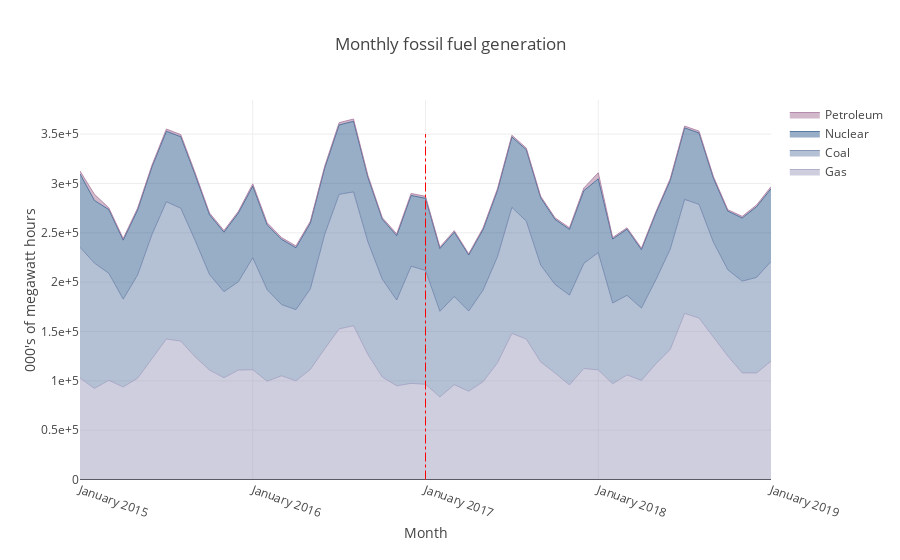

The notebook cell saved with this chart:
### Code cell
# Following Plot.ly example for filled area plot, altering xticks and adding chart title and axis labels
x = fossil_fuel_generation.index.tolist()
linewidth = 0.75
coal = dict(x=x, y=fossil_fuel_generation['coal'].tolist(), hoverinfo='x+y', mode='lines',\
            line=dict(width=linewidth, color = '#6b81a9'), stackgroup='one', name='Coal')
petroleum = dict(x=x, y=(fossil_fuel_generation['petro_coke']+fossil_fuel_generation['petro_liquids']).tolist(), \
                 hoverinfo='x+y', mode='lines', line=dict(width=linewidth, color = '#a57298'), name='Petroleum', stackgroup='one')
gas = dict(x=x, y=(fossil_fuel_generation['natural_gas']+fossil_fuel_generation['other_gas']).tolist(), \
                 hoverinfo='x+y', mode='lines', line=dict(width=linewidth, color = '#9f9ebf'), name = 'Gas', stackgroup='one')
nuclear = dict(x=x, y=fossil_fuel_generation['nuclear'].tolist(), hoverinfo='x+y', mode='lines',\
            line=dict(width=linewidth, color = '#325d8d'), name = 'Nuclear', stackgroup='one')

data=[gas, coal, nuclear, petroleum]

labels = ['January 2015', 'January 2016','January 2017','January 2018','January 2019']
tickvals = ['January 2015', 'January 2016','January 2017','January 2018','January 2019']

layout = dict(title = 'Monthly fossil fuel generation',
              xaxis=go.layout.XAxis(ticktext=labels,tickvals=tickvals, title='Month', tickangle=20),
              yaxis = dict(title = '000\'s of megawatt hours', exponentformat='e'),
              shapes = [{ 'type':'line', 'x0':'20 January 2017', 'y0':0, 'x1':'20 January 2017', 'y1':350000, \
                            'line':dict(color = '#ff0000', width = 1, dash = 'dashdot')}])
fig=dict(data=data, layout=layout)
plotly.offline.iplot(fig)

### Figure 1 — Plotly figure (JSON) as saved in the notebook; plotly's stock layout.template omitted (floating-point values rounded to 4 significant figures)
{"data": [{"hoverinfo": "x+y", "line": {"color": "#9f9ebf", "width": 0.75}, "mode": "lines", "name": "Gas", "stackgroup": "one", "type": "scatter", "x": ["January 2015", "February 2015", "March 2015", "April 2015", "May 2015", "June 2015", "July 2015", "August 2015", "September 2015", "October 2015", "November 2015", "December 2015", "January 2016", "February 2016", "March 2016", "April 2016", "May 2016", "June 2016", "July 2016", "August 2016", "September 2016", "October 2016", "November 2016", "December 2016", "January 2017", "February 2017", "March 2017", "April 2017", "May 2017", "June 2017", "July 2017", "August 2017", "September 2017", "October 2017", "November 2017", "December 2017", "January 2018", "February 2018", "March 2018", "April 2018", "May 2018", "June 2018", "July 2018", "August 2018", "Sept 2018", "October 2018", "November 2018", "December 2018", "January 2019"], "y": [102933, 92340, 100514, 93785, 102615, 122596, 142354, 140280, 124246, 110911, 103138, 110887, 111239, 99614, 105087, 100008, 111483, 132438, 152631, 155824, 126623, 103811, 94955, 97401, 96519, 83671, 96082, 89419, 99122, 118309, 148042, 142343, 119172, 107851, 95884, 112469, 111040, 96992, 105997, 100386, 117107, 131833, 168355, 163602, 143773, 125101, 108042, 107976, 119929]}, {"hoverinfo": "x+y", "line": {"color": "#6b81a9", "width": 0.75}, "mode": "lines", "name": "Coal", "stackgroup": "one", "type": "scatter", "x": ["January 2015", "February 2015", "March 2015", "April 2015", "May 2015", "June 2015", "July 2015", "August 2015", "September 2015", "October 2015", "November 2015", "December 2015", "January 2016", "February 2016", "March 2016", "April 2016", "May 2016", "June 2016", "July 2016", "August 2016", "September 2016", "October 2016", "November 2016", "December 2016", "January 2017", "February 2017", "March 2017", "April 2017", "May 2017", "June 2017", "July 2017", "August 2017", "September 2017", "October 2017", "November 2017", "December 2017", "January 2018", "February 2018", "March 2018", "April 2018", "May 2018", "June 2018", "July 2018", "August 2018", "Sept 2018", "October 2018", "November 2018", "December 2018", "January 2019"], "y": [132451, 126977, 108488, 88989, 104585, 125673, 139100, 134670, 117986, 96759, 87227, 89495, 113459, 92705, 72173, 72113, 81695, 116034, 136316, 135635, 114138, 99194, 86940, 118747, 115333, 86822, 89365, 81335, 92777, 107508, 127697, 119488, 98203, 89775, 90986, 106546, 118939, 81922, 80612, 73383, 85311, 101509, 115477, 115216, 96742, 87452, 93005, 96825, 101019]}, {"hoverinfo": "x+y", "line": {"color": "#325d8d", "width": 0.75}, "mode": "lines", "name": "Nuclear", "stackgroup": "one", "type": "scatter", "x": ["January 2015", "February 2015", "March 2015", "April 2015", "May 2015", "June 2015", "July 2015", "August 2015", "September 2015", "October 2015", "November 2015", "December 2015", "January 2016", "February 2016", "March 2016", "April 2016", "May 2016", "June 2016", "July 2016", "August 2016", "September 2016", "October 2016", "November 2016", "December 2016", "January 2017", "February 2017", "March 2017", "April 2017", "May 2017", "June 2017", "July 2017", "August 2017", "September 2017", "October 2017", "November 2017", "December 2017", "January 2018", "February 2018", "March 2018", "April 2018", "May 2018", "June 2018", "July 2018", "August 2018", "Sept 2018", "October 2018", "November 2018", "December 2018", "January 2019"], "y": [74270, 63461, 64547, 59784, 65827, 68516, 71412, 72415, 66476, 60571, 60264, 69634, 72525, 65638, 66149, 62732, 66576, 67175, 70349, 71526, 65448, 60733, 65179, 71662, 73121, 63560, 65093, 56743, 61313, 67011, 71314, 72384, 68098, 65995, 66618, 73700, 74649, 64790, 67033, 59133, 67320, 69688, 72456, 72282, 64725, 59397, 63948, 71657, 73701]}, {"hoverinfo": "x+y", "line": {"color": "#a57298", "width": 0.75}, "mode": "lines", "name": "Petroleum", "stackgroup": "one", "type": "scatter", "x": ["January 2015", "February 2015", "March 2015", "April 2015", "May 2015", "June 2015", "July 2015", "August 2015", "September 2015", "October 2015", "November 2015", "December 2015", "January 2016", "February 2016", "March 2016", "April 2016", "May 2016", "June 2016", "July 2016", "August 2016", "September 2016", "October 2016", "November 2016", "December 2016", "January 2017", "February 2017", "March 2017", "April 2017", "May 2017", "June 2017", "July 2017", "August 2017", "September 2017", "October 2017", "November 2017", "December 2017", "January 2018", "February 2018", "March 2018", "April 2018", "May 2018", "June 2018", "July 2018", "August 2018", "Sept 2018", "October 2018", "November 2018", "December 2018", "January 2019"], "y": [2973, 6321, 1778, 1728, 1939, 1861, 2304, 2133, 2034, 1772, 1710, 1697, 2362, 2209, 1801, 1839, 1958, 1977, 2322, 2336, 1926, 1572, 1869, 2035, 2065, 1597, 1649, 1277, 1818, 1902, 1805, 1735, 1637, 1528, 1658, 2719, 6243, 1518, 1459, 1545, 1437, 1827, 1892, 1914, 1874, 1473, 1651, 1737, 2136]}], "layout": {"shapes": [{"line": {"color": "#ff0000", "dash": "dashdot", "width": 1}, "type": "line", "x0": "20 January 2017", "x1": "20 January 2017", "y0": 0, "y1": 350000}], "title": {"text": "Monthly fossil fuel generation"}, "xaxis": {"tickangle": 20, "ticktext": ["January 2015", "January 2016", "January 2017", "January 2018", "January 2019"], "tickvals": ["January 2015", "January 2016", "January 2017", "January 2018", "January 2019"], "title": {"text": "Month"}}, "yaxis": {"exponentformat": "e", "title": {"text": "000's of megawatt hours"}}}}
